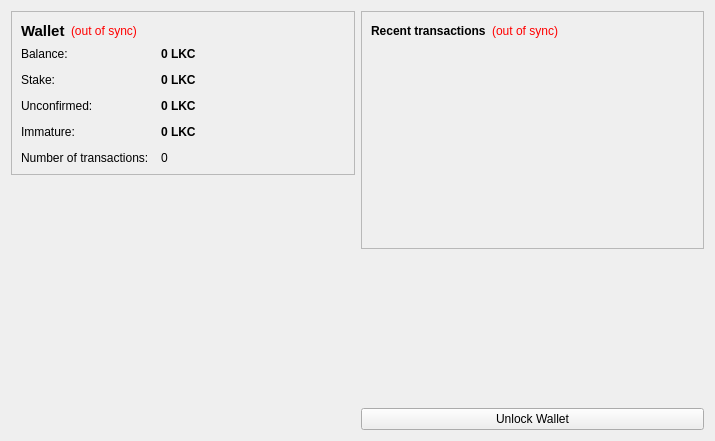
<?xml version="1.0" encoding="UTF-8"?>
<ui version="4.0">
 <class>OverviewPage</class>
 <widget class="QWidget" name="OverviewPage">
  <property name="geometry">
   <rect>
    <x>0</x>
    <y>0</y>
    <width>715</width>
    <height>441</height>
   </rect>
  </property>
  <property name="windowTitle">
   <string>Form</string>
  </property>
  <layout class="QHBoxLayout" name="horizontalLayout" stretch="1,1">
   <item>
    <layout class="QVBoxLayout" name="verticalLayout_2">
     <item>
      <widget class="QFrame" name="frame">
       <property name="frameShape">
        <enum>QFrame::StyledPanel</enum>
       </property>
       <property name="frameShadow">
        <enum>QFrame::Raised</enum>
       </property>
       <layout class="QVBoxLayout" name="verticalLayout_4">
        <item>
         <layout class="QHBoxLayout" name="horizontalLayout_4">
          <item>
           <widget class="QLabel" name="label_5">
            <property name="font">
             <font>
              <pointsize>11</pointsize>
              <weight>75</weight>
              <bold>true</bold>
             </font>
            </property>
            <property name="text">
             <string>Wallet</string>
            </property>
           </widget>
          </item>
          <item>
           <widget class="QLabel" name="labelWalletStatus">
            <property name="toolTip">
             <string>The displayed information may be out of date. Your wallet automatically synchronizes with the LinkCoin network after a connection is established, but this process has not completed yet.</string>
            </property>
            <property name="styleSheet">
             <string notr="true">QLabel { color: red; }</string>
            </property>
            <property name="text">
             <string notr="true">(out of sync)</string>
            </property>
            <property name="alignment">
             <set>Qt::AlignLeading|Qt::AlignLeft|Qt::AlignVCenter</set>
            </property>
           </widget>
          </item>
          <item>
           <spacer name="horizontalSpacer_2">
            <property name="orientation">
             <enum>Qt::Horizontal</enum>
            </property>
            <property name="sizeHint" stdset="0">
             <size>
              <width>40</width>
              <height>20</height>
             </size>
            </property>
           </spacer>
          </item>
         </layout>
        </item>
        <item>
         <layout class="QFormLayout" name="formLayout_2">
          <property name="fieldGrowthPolicy">
           <enum>QFormLayout::AllNonFixedFieldsGrow</enum>
          </property>
          <property name="horizontalSpacing">
           <number>12</number>
          </property>
          <property name="verticalSpacing">
           <number>12</number>
          </property>
          <item row="0" column="0">
           <widget class="QLabel" name="label">
            <property name="text">
             <string>Balance:</string>
            </property>
           </widget>
          </item>
          <item row="0" column="1">
           <widget class="QLabel" name="labelBalance">
            <property name="font">
             <font>
              <weight>75</weight>
              <bold>true</bold>
             </font>
            </property>
            <property name="cursor">
             <cursorShape>IBeamCursor</cursorShape>
            </property>
            <property name="toolTip">
             <string>Your current balance</string>
            </property>
            <property name="text">
             <string notr="true">0 LKC</string>
            </property>
            <property name="textInteractionFlags">
             <set>Qt::LinksAccessibleByMouse|Qt::TextSelectableByKeyboard|Qt::TextSelectableByMouse</set>
            </property>
           </widget>
          </item>
          <item row="1" column="0">
           <widget class="QLabel" name="label_6">
            <property name="text">
             <string>Stake:</string>
            </property>
           </widget>
          </item>
          <item row="1" column="1">
           <widget class="QLabel" name="labelStake">
            <property name="font">
             <font>
              <weight>75</weight>
              <bold>true</bold>
             </font>
            </property>
            <property name="cursor">
             <cursorShape>IBeamCursor</cursorShape>
            </property>
            <property name="toolTip">
             <string>Total of coins that was staked, and do not yet count toward the current balance</string>
            </property>
            <property name="text">
             <string notr="true">0 LKC</string>
            </property>
            <property name="textInteractionFlags">
             <set>Qt::LinksAccessibleByMouse|Qt::TextSelectableByKeyboard|Qt::TextSelectableByMouse</set>
            </property>
           </widget>
          </item>
          <item row="2" column="0">
           <widget class="QLabel" name="label_3">
            <property name="text">
             <string>Unconfirmed:</string>
            </property>
           </widget>
          </item>
          <item row="2" column="1">
           <widget class="QLabel" name="labelUnconfirmed">
            <property name="font">
             <font>
              <weight>75</weight>
              <bold>true</bold>
             </font>
            </property>
            <property name="cursor">
             <cursorShape>IBeamCursor</cursorShape>
            </property>
            <property name="toolTip">
             <string>Total of transactions that have yet to be confirmed, and do not yet count toward the current balance</string>
            </property>
            <property name="text">
             <string notr="true">0 LKC</string>
            </property>
            <property name="textInteractionFlags">
             <set>Qt::LinksAccessibleByMouse|Qt::TextSelectableByKeyboard|Qt::TextSelectableByMouse</set>
            </property>
           </widget>
          </item>
          <item row="3" column="0">
           <widget class="QLabel" name="labelImmatureText">
            <property name="text">
             <string>Immature:</string>
            </property>
           </widget>
          </item>
          <item row="3" column="1">
           <widget class="QLabel" name="labelImmature">
            <property name="font">
             <font>
              <weight>75</weight>
              <bold>true</bold>
             </font>
            </property>
            <property name="toolTip">
             <string>Mined balance that has not yet matured</string>
            </property>
            <property name="text">
             <string notr="true">0 LKC</string>
            </property>
            <property name="textInteractionFlags">
             <set>Qt::LinksAccessibleByMouse|Qt::TextSelectableByKeyboard|Qt::TextSelectableByMouse</set>
            </property>
           </widget>
          </item>
          <item row="4" column="0">
           <widget class="QLabel" name="label_2">
            <property name="text">
             <string>Number of transactions:</string>
            </property>
           </widget>
          </item>
          <item row="4" column="1">
           <widget class="QLabel" name="labelNumTransactions">
            <property name="toolTip">
             <string>Total number of transactions in wallet</string>
            </property>
            <property name="text">
             <string notr="true">0</string>
            </property>
           </widget>
          </item>
         </layout>
        </item>
       </layout>
      </widget>
     </item>
     <item>
      <spacer name="verticalSpacer">
       <property name="orientation">
        <enum>Qt::Vertical</enum>
       </property>
       <property name="sizeHint" stdset="0">
        <size>
         <width>20</width>
         <height>40</height>
        </size>
       </property>
      </spacer>
     </item>
     <item>
      <widget class="QLabel" name="label_6">
       <property name="text">
        <string/>
       </property>
       <property name="pixmap">
        <pixmap resource="../bitcoin.qrc">:/images/backg</pixmap>
       </property>
       <property name="scaledContents">
        <bool>false</bool>
       </property>
       <property name="alignment">
        <set>Qt::AlignCenter</set>
       </property>
       <property name="margin">
        <number>-2</number>
       </property>
      </widget>
     </item>
    </layout>
   </item>
   <item>
    <layout class="QVBoxLayout" name="verticalLayout_3">
     <item>
      <widget class="QFrame" name="frame_2">
       <property name="frameShape">
        <enum>QFrame::StyledPanel</enum>
       </property>
       <property name="frameShadow">
        <enum>QFrame::Raised</enum>
       </property>
       <layout class="QVBoxLayout" name="verticalLayout">
        <item>
         <layout class="QHBoxLayout" name="horizontalLayout_2">
          <item>
           <widget class="QLabel" name="label_4">
            <property name="text">
             <string>&lt;b&gt;Recent transactions&lt;/b&gt;</string>
            </property>
           </widget>
          </item>
          <item>
           <widget class="QLabel" name="labelTransactionsStatus">
            <property name="toolTip">
             <string>The displayed information may be out of date. Your wallet automatically synchronizes with the LinkCoin network after a connection is established, but this process has not completed yet.</string>
            </property>
            <property name="styleSheet">
             <string notr="true">QLabel { color: red; }</string>
            </property>
            <property name="text">
             <string notr="true">(out of sync)</string>
            </property>
            <property name="alignment">
             <set>Qt::AlignRight|Qt::AlignTrailing|Qt::AlignVCenter</set>
            </property>
           </widget>
          </item>
          <item>
           <spacer name="horizontalSpacer">
            <property name="orientation">
             <enum>Qt::Horizontal</enum>
            </property>
            <property name="sizeHint" stdset="0">
             <size>
              <width>40</width>
              <height>20</height>
             </size>
            </property>
           </spacer>
          </item>
         </layout>
        </item>
        <item>
         <widget class="QListView" name="listTransactions">
          <property name="styleSheet">
           <string notr="true">QListView { background: transparent; }</string>
          </property>
          <property name="frameShape">
           <enum>QFrame::NoFrame</enum>
          </property>
          <property name="verticalScrollBarPolicy">
           <enum>Qt::ScrollBarAlwaysOff</enum>
          </property>
          <property name="horizontalScrollBarPolicy">
           <enum>Qt::ScrollBarAlwaysOff</enum>
          </property>
          <property name="selectionMode">
           <enum>QAbstractItemView::NoSelection</enum>
          </property>
         </widget>
        </item>
       </layout>
      </widget>
     </item>
     <item>
      <spacer name="verticalSpacer_2">
       <property name="orientation">
        <enum>Qt::Vertical</enum>
       </property>
       <property name="sizeHint" stdset="0">
        <size>
         <width>20</width>
         <height>40</height>
        </size>
       </property>
      </spacer>
     </item>
     <item>
      <widget class="QPushButton" name="unlockWalletButton">
       <property name="text">
        <string>Unlock Wallet</string>
       </property>
      </widget>
     </item>
    </layout>
   </item>
  </layout>
 </widget>
 <resources>
  <include location="../bitcoin.qrc"/>
 </resources>
 <connections/>
</ui>
